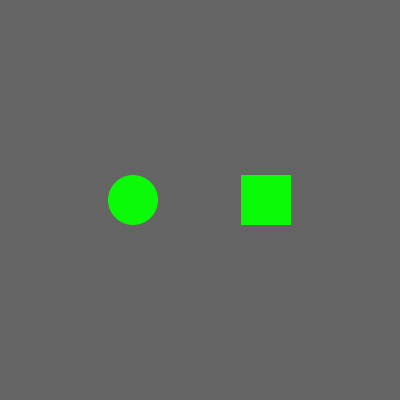
Frame 1 (no input)
Frame 60 (the mouse pressed at the canvas centre just before this capture): identical to frame 1, image omitted
Frame 120 (the mouse held since frame 60 and released just before this capture): identical to frame 1, image omitted

The Processing sketch that drew this single still picture (run headless with seeded random() and noise(); from frame 60 on, the mouse is pressed at the canvas centre):

// Processing sketch: processing_68917
// ── processing_68917.pde

// code de http://www.openprocessing.org/sketch/51013 et de http://www.openprocessing.org/sketch/49766 par Thomas O Fredericks

int xT, yT, dT, countLineT;
int xH, yH, wH, hH, countLineH;
boolean stateT, stateH;

void setup() {
  size(400, 400);

  // TOGGLE BUTTON
  xT = width/3;
  yT = height/2;
  dT = 50;
  stateT = false;

  // HOLD BUTTON
  xH = width/3*2;
  yH = height/2;
  wH = 50;
  hH = 50;
  stateH = false;

  noStroke();
  smooth();
  rectMode(CENTER); //oui, ce serais plus facile pour le mouseOver d'être en rectMode corner.
}

void draw() {
  background(100);

  // HOLD BUTTON inversé

  if ( stateH ) {
    if (countLineH<20) { // pour activer le delais d'affichage des lignes.
      countLineH++;
    }
    fill(250, 18, 208);
  } 

  else {
    if (countLineH>-1) { // pour activer le delais d'affichage des lignes.
      countLineH--;
    }  
    fill(10, 250, 8);
  }

  for (int i=0;i<=countLineH;i++) {
    stroke(0);
    strokeWeight(5);
    line (0, i*20-10, 400, i*20-10);
    noStroke();
  }

  rect(xH, yH, wH, hH);

  // TOGGLE BUTTON inversé pour éviter les ligne noire de paraîte par dessus

  if ( stateT ) { 
    if (countLineT<20) { // pour activer le delais d'affichage des lignes.
      countLineT++;
    }
    fill(250, 18, 208);
  } 

  else {
    if (countLineT>-1) { // pour activer le delais d'affichage des lignes.
      countLineT--;
    }    
    fill(10, 250, 8);
  }

  dessinCercleT();

  ellipse(xT, yT, dT, dT);
}


void dessinCercleT() {

  int diaCercleT = 50;
  float rads=0;

  for (int i=0;i<=countLineT;i++) {

    float x1 = xT + cos(rads) * diaCercleT * 0.6 ;
    float y1 = yT + sin(rads) * diaCercleT * 0.6 ;
    float x2 = xT + cos(rads) * diaCercleT;
    float y2 = yT + sin(rads) * diaCercleT;

    stroke(0);
    strokeWeight(5);
    line(x1, y1, x2, y2 );
    noStroke();

    rads=rads+TWO_PI / 20;
  }
}

void mousePressed() {

  //toggle
  float distance = dist( mouseX, mouseY, xT, yT ); // code de http://www.openprocessing.org/sketch/18999
  if ( distance < dT/2 ) {
    if ( !stateT ) {
      stateT = true;
    } 
    else { 
      stateT = false;
    }
  }

  // hold
  if ( mouseX>xH-wH/2 && mouseX<xH+wH/2 && mouseY>yH-hH/2 && mouseY<yH+hH/2 ) {
    stateH = true;
  }
}

void mouseReleased() {
  stateH = false;
}
